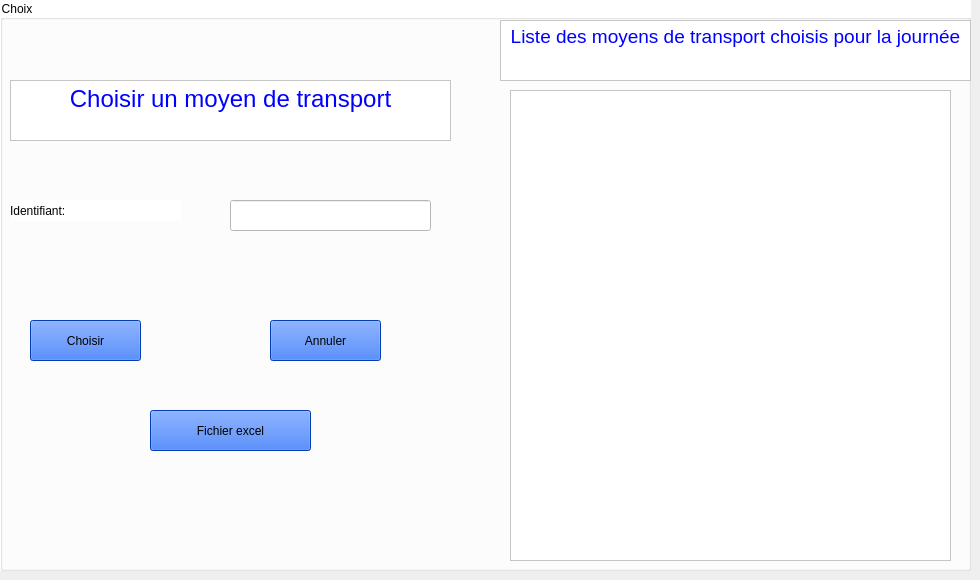
     <widget class="QWidget" name="tab_8">
      <attribute name="title">
       <string>Choix des moyens de transport</string>
      </attribute>
      <widget class="QGroupBox" name="groupBox_4">
       <property name="geometry">
        <rect>
         <x>0</x>
         <y>0</y>
         <width>971</width>
         <height>571</height>
        </rect>
       </property>
       <property name="styleSheet">
        <string notr="true">background-color: rgb(255, 255, 255);
background-image: url(:/fond.jpg);</string>
       </property>
       <property name="title">
        <string>Choix</string>
       </property>
       <widget class="QTextBrowser" name="textBrowser_5">
        <property name="geometry">
         <rect>
          <x>10</x>
          <y>80</y>
          <width>441</width>
          <height>61</height>
         </rect>
        </property>
        <property name="styleSheet">
         <string notr="true">color: rgb(0, 170, 127);
color: rgb(255, 0, 0);
color: rgb(0, 0, 255);
background-color: rgb(255, 255, 255);</string>
        </property>
        <property name="html">
         <string>&lt;!DOCTYPE HTML PUBLIC &quot;-//W3C//DTD HTML 4.0//EN&quot; &quot;http://www.w3.org/TR/REC-html40/strict.dtd&quot;&gt;
&lt;html&gt;&lt;head&gt;&lt;meta name=&quot;qrichtext&quot; content=&quot;1&quot; /&gt;&lt;style type=&quot;text/css&quot;&gt;
p, li { white-space: pre-wrap; }
&lt;/style&gt;&lt;/head&gt;&lt;body style=&quot; font-family:'MS Shell Dlg 2'; font-size:8.25pt; font-weight:400; font-style:normal;&quot;&gt;
&lt;p align=&quot;center&quot; style=&quot; margin-top:0px; margin-bottom:0px; margin-left:0px; margin-right:0px; -qt-block-indent:0; text-indent:0px;&quot;&gt;&lt;span style=&quot; font-family:'MS Shell Dlg 2'; font-size:18pt;&quot;&gt;Choisir un moyen de transport&lt;/span&gt;&lt;/p&gt;&lt;/body&gt;&lt;/html&gt;</string>
        </property>
       </widget>
       <widget class="QLabel" name="label_15">
        <property name="geometry">
         <rect>
          <x>10</x>
          <y>200</y>
          <width>171</width>
          <height>21</height>
         </rect>
        </property>
        <property name="styleSheet">
         <string notr="true">font: 14pt &quot;MS Shell Dlg 2&quot;;</string>
        </property>
        <property name="text">
         <string>Identifiant:</string>
        </property>
       </widget>
       <widget class="QLineEdit" name="le_choix_id">
        <property name="geometry">
         <rect>
          <x>230</x>
          <y>200</y>
          <width>201</width>
          <height>31</height>
         </rect>
        </property>
        <property name="styleSheet">
         <string notr="true">background-color: rgb(255, 255, 255);</string>
        </property>
       </widget>
       <widget class="QPushButton" name="B_choisir">
        <property name="geometry">
         <rect>
          <x>30</x>
          <y>320</y>
          <width>111</width>
          <height>41</height>
         </rect>
        </property>
        <property name="styleSheet">
         <string notr="true">color: rgb(0, 85, 255);
background-color: rgb(0, 85, 255);
color: rgb(0, 0, 0);
font: 75 10pt &quot;MS Shell Dlg 2&quot;;</string>
        </property>
        <property name="text">
         <string>Choisir</string>
        </property>
       </widget>
       <widget class="QPushButton" name="B_choix_annuler">
        <property name="geometry">
         <rect>
          <x>270</x>
          <y>320</y>
          <width>111</width>
          <height>41</height>
         </rect>
        </property>
        <property name="styleSheet">
         <string notr="true">color: rgb(0, 85, 255);
background-color: rgb(0, 85, 255);
color: rgb(0, 0, 0);
font: 75 10pt &quot;MS Shell Dlg 2&quot;;</string>
        </property>
        <property name="text">
         <string>Annuler</string>
        </property>
       </widget>
       <widget class="QTableView" name="tab_choix">
        <property name="geometry">
         <rect>
          <x>510</x>
          <y>90</y>
          <width>441</width>
          <height>471</height>
         </rect>
        </property>
       </widget>
       <widget class="QTextBrowser" name="textBrowser_12">
        <property name="geometry">
         <rect>
          <x>500</x>
          <y>20</y>
          <width>471</width>
          <height>61</height>
         </rect>
        </property>
        <property name="styleSheet">
         <string notr="true">color: rgb(0, 170, 127);
color: rgb(255, 0, 0);
color: rgb(0, 0, 255);
background-color: rgb(255, 255, 255);</string>
        </property>
        <property name="html">
         <string>&lt;!DOCTYPE HTML PUBLIC &quot;-//W3C//DTD HTML 4.0//EN&quot; &quot;http://www.w3.org/TR/REC-html40/strict.dtd&quot;&gt;
&lt;html&gt;&lt;head&gt;&lt;meta name=&quot;qrichtext&quot; content=&quot;1&quot; /&gt;&lt;style type=&quot;text/css&quot;&gt;
p, li { white-space: pre-wrap; }
&lt;/style&gt;&lt;/head&gt;&lt;body style=&quot; font-family:'MS Shell Dlg 2'; font-size:8.25pt; font-weight:400; font-style:normal;&quot;&gt;
&lt;p align=&quot;center&quot; style=&quot; margin-top:0px; margin-bottom:0px; margin-left:0px; margin-right:0px; -qt-block-indent:0; text-indent:0px;&quot;&gt;&lt;span style=&quot; font-family:'MS Shell Dlg 2'; font-size:14pt;&quot;&gt;Liste des moyens de transport choisis pour la journée&lt;/span&gt;&lt;/p&gt;
&lt;p align=&quot;center&quot; style=&quot;-qt-paragraph-type:empty; margin-top:0px; margin-bottom:0px; margin-left:0px; margin-right:0px; -qt-block-indent:0; text-indent:0px; font-family:'MS Shell Dlg 2'; font-size:14pt;&quot;&gt;&lt;br /&gt;&lt;/p&gt;&lt;/body&gt;&lt;/html&gt;</string>
        </property>
       </widget>
       <widget class="QPushButton" name="B_excel">
        <property name="geometry">
         <rect>
          <x>150</x>
          <y>410</y>
          <width>161</width>
          <height>41</height>
         </rect>
        </property>
        <property name="styleSheet">
         <string notr="true">color: rgb(0, 85, 255);
background-color: rgb(0, 85, 255);
color: rgb(0, 0, 0);
font: 75 10pt &quot;MS Shell Dlg 2&quot;;</string>
        </property>
        <property name="text">
         <string>Fichier excel</string>
        </property>
       </widget>
       <zorder>label_15</zorder>
       <zorder>le_choix_id</zorder>
       <zorder>B_choisir</zorder>
       <zorder>B_choix_annuler</zorder>
       <zorder>textBrowser_5</zorder>
       <zorder>tab_choix</zorder>
       <zorder>textBrowser_12</zorder>
       <zorder>B_excel</zorder>
      </widget>
     </widget>
